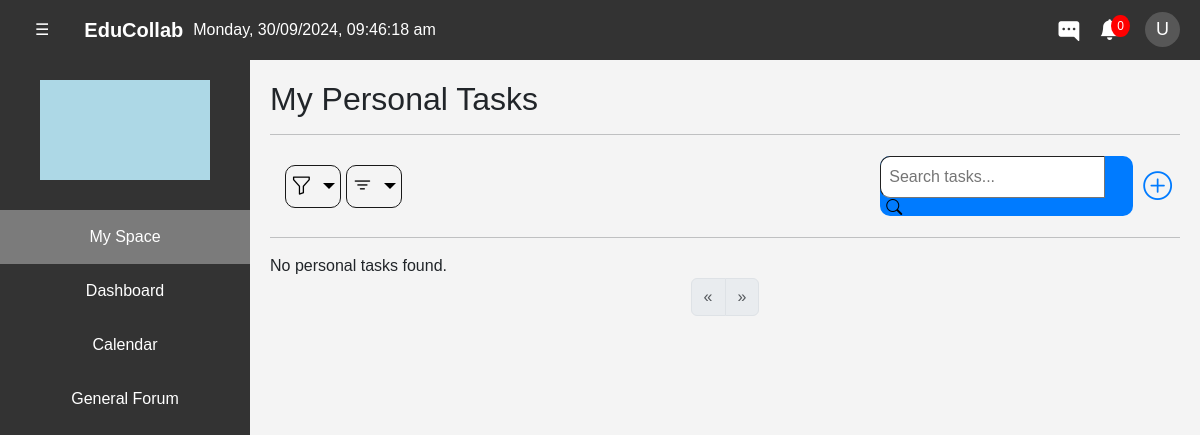
/public/admin/my_space.php (signed in), run on an earlier commit of the app's database.
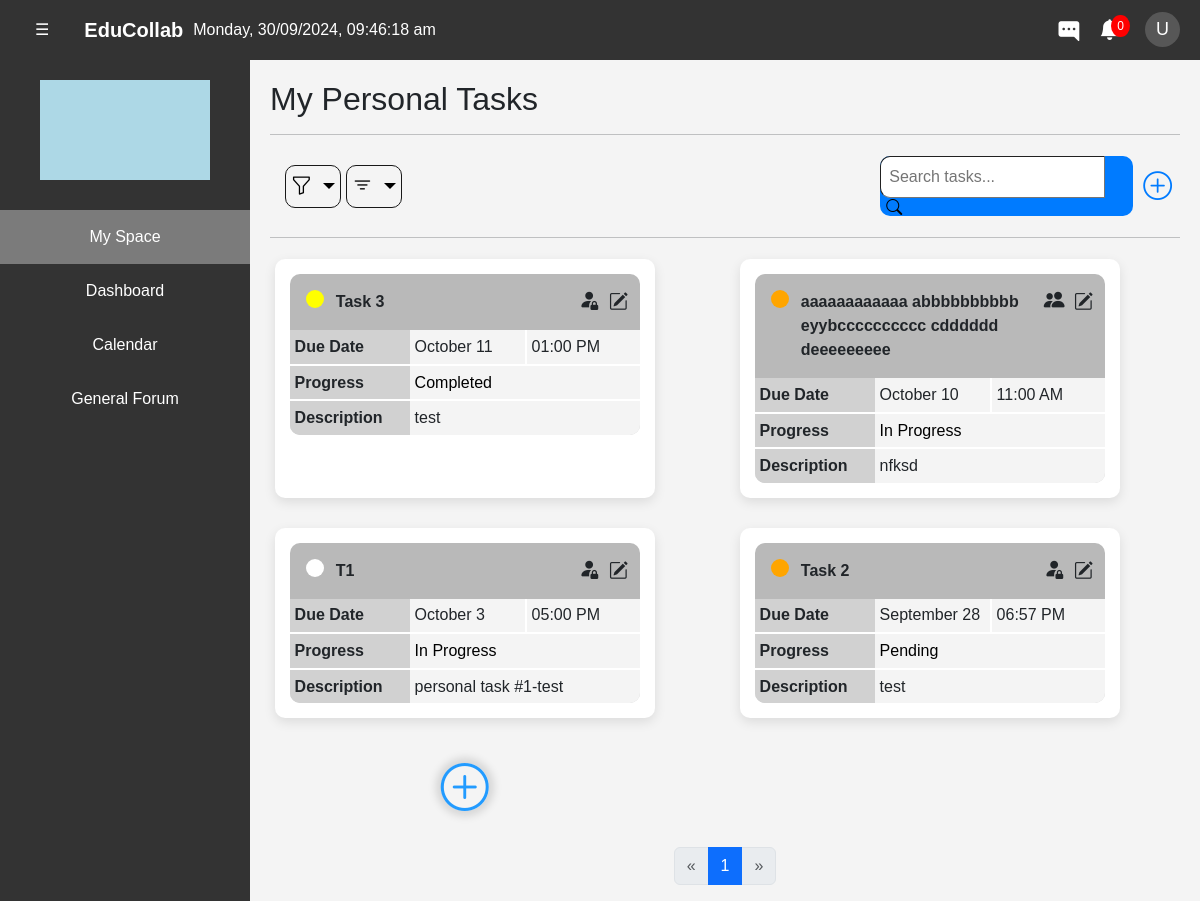
And on a later commit of the database.
### tables this page shows
CREATE TABLE `tasks` (
  `id` int(11) NOT NULL,
  `assignedBy` int(11) NOT NULL,
  `assignedTo` int(11) NOT NULL,
  `title` varchar(255) NOT NULL,
  `description` text DEFAULT NULL,
  `taskType` enum('private','assigned','public') DEFAULT NULL,
  `tag` enum('Normal','Urgent','Important') DEFAULT NULL,
  `grade` varchar(10) DEFAULT NULL,
  `progress` enum('completed','in_progress','pending') DEFAULT 'pending',
  `created_at` timestamp NOT NULL DEFAULT current_timestamp(),
  `due_date` date DEFAULT NULL,
  `due_time` time DEFAULT NULL,
  `completed_at` timestamp NULL DEFAULT NULL,
  `updated_at` timestamp NULL DEFAULT NULL
);

### src/processes/a/fetch_my_tasks.php (called while the page is built, shortened)
<?php
require_once __DIR__ . '/../../config/db_config.php';
require_once __DIR__ . '/../../config/config.php';
function fetch_my_tasks($userId, $order = 'desc', $progress = '', $search = '', $page = 1, $itemsPerPage = 10) {
    global $pdo;
    $offset = ($page - 1) * $itemsPerPage;
    try {
        $query = "
            SELECT t.id, t.title, t.description, t.taskType, t.tag, t.grade, t.progress, t.due_date, t.due_time
            FROM tasks t
            WHERE t.assignedTo = :userId OR (t.assignedBy = :userId AND t.assignedTo = :userId) AND t.progress != 'completed'";
        $query .= " ORDER BY t.due_date " . ($order === 'asc' ? 'ASC' : 'DESC') . " LIMIT :offset, :itemsPerPage";
        $stmt = $pdo->prepare($query);
        $stmt->bindValue(':userId', $userId, PDO::PARAM_INT);
        $stmt->bindValue(':offset', $offset, PDO::PARAM_INT);
        $stmt->bindValue(':itemsPerPage', $itemsPerPage, PDO::PARAM_INT);
        $stmt->execute();
        $tasks = $stmt->fetchAll(PDO::FETCH_ASSOC);
        $countQuery = "
            SELECT COUNT(*) as totalTasks
            FROM tasks t
            WHERE t.assignedBy = :userId AND t.assignedTo = :userId";
        $countStmt = $pdo->prepare($countQuery);
        $countStmt->bindValue(':userId', $userId, PDO::PARAM_INT);
        $countStmt->execute();
        $totalTasks = $countStmt->fetch(PDO::FETCH_ASSOC)['totalTasks'];
        $totalPages = ceil($totalTasks / $itemsPerPage);
        return [
            'tasks' => $tasks,
            'totalPages' => $totalPages
        ];
    } catch (PDOException $e) {
        return ['error' => 'Database error: ' . $e->getMessage()];
    }
}

### src/config/config.php (called while the page is built, shortened)
<?php
function getUrgencyColor($tag) {
    switch ($tag) {
        case 'Urgent':
            return 'yellow';
        case 'Important':
            return 'orange';
        default:
            return 'white';
    }
}
function getTaskType($task_type) {
    switch($task_type) {
        case 'assigned':
            return $task_type_icon = "bi bi-people-fill";
        case 'private':
            return $task_type_icon = "bi bi-person-fill-lock";
    }
}
?>

### public/admin/my_space.php (the view, shortened to what the changed rows need)
<?php
require_once __DIR__ . '/../../src/config/config.php';
require_once __DIR__ . '/../../src/processes/check_upcoming_events.php';
if (!isset($_SESSION['user_id'])) {
    header('Location: /public/login.php');
    exit;
} else {
    $userID = $_SESSION['user_id'];
}
$currentPage = isset($_GET['page']) ? (int)$_GET['page'] : 1;
$itemsPerPage = 10;
$order = isset($_GET['order']) ? $_GET['order'] : 'desc';
$progress = isset($_GET['progress']) ? $_GET['progress'] : '';
$search = isset($_GET['search']) ? $_GET['search'] : '';
require_once __DIR__ . '/../../src/processes/a/fetch_my_tasks.php';
$tasksData = fetch_my_tasks($userID, $order, $progress, $search, $currentPage, $itemsPerPage);
$tasks = $tasksData['tasks'] ?? [];
$totalPages = $tasksData['totalPages'] ?? 1;
?>
<!DOCTYPE html>
<html>
    <head>
        <link rel="stylesheet" href="https://cdn.jsdelivr.net/npm/bootstrap-icons@1.11.3/font/bootstrap-icons.min.css">
        <link href="https://cdnjs.cloudflare.com/ajax/libs/bootstrap/5.3.0/css/bootstrap.min.css" rel="stylesheet">
        <link href="../../src/css/gen.css" rel="stylesheet">
        <link rel="stylesheet" href="../../src/css/tasks.css">
        <link href="../../src/css/action_nav.css" rel="stylesheet">
        <link rel="stylesheet" href="../../src/css/message.css">
    </head>
    <body>
        <?php include '../nav-sidebar-temp.php'?>
            <div class="content" id="content">
                <section class='main-sec' id='sec-one'>
                    <h2>My Personal Tasks</h2>
                </section>
                <div class="task-list-container">
                    <?php if (empty($tasks)): ?>
                        <div>No personal tasks found.</div>
                    <?php else: ?>
                        <div class="task-grid">
                            <?php foreach ($tasks as $task): ?>
                                <div class="task-card">
                                    <div class="r1">
                                        <?php $color = isset($task['tag']) ? getUrgencyColor($task['tag']) : 'gray'; ?>
                                        <?php $task_type = isset($task['taskType']) ? getTaskType($task['taskType']) : '';?>
                                        <div class="urgency-circle" style="background-color: <?= htmlspecialchars($color) ?>" title="<?= htmlspecialchars($task['tag'] ?? '') ?>"></div>
                                        <div class="task-title"><?= htmlspecialchars($task['title'] ?? 'Untitled Task') ?></div>
                                        <div class="task-lock"><i class="<?php echo htmlspecialchars($task_type)?>" title="<?php echo htmlspecialchars($task['taskType'])?>"></i></div>
                                        <div class="edit-button">
                                            <a href="update_my_task.php?id=<?= $task['id'] ?>" title="Edit task"><i class="bi bi-pencil-square"></i></a>
                                        </div>
                                    </div>
                                    <div class="r2">
                                        <div class="task-label">Due Date</div>
                                        <div class="task-due-date" title="Due date"><?= $task['due_date'] ? date('F j', strtotime($task['due_date'])) : 'None' ?></div>
                                        <div class="task-due-time" title="Due time"><?= $task['due_time'] ? date('h:i A', strtotime($task['due_time'])) : 'None' ?></div>
                                    </div>
                                    <div class="r3">
                                        <div class="task-label">Progress</div>
                                        <div class="task-data">
                                            <form action="update_task_progress.php" class="task-upd-f" method="post">
                                                <select class="task-data-select" data-task-id="<?= $task['id'] ?>" >
                                                        <option value="pending" <?= $task['progress'] == 'pending' ? 'selected' : '' ?>>Pending</option>
                                                        <option value="in_progress" <?= $task['progress'] == 'in_progress' ? 'selected' : '' ?>>In Progress</option>
                                                        <option value="completed" <?= $task['progress'] == 'completed' ? 'selected' : '' ?>>Completed</option>
                                                </select>
                                            </form>
                                        </div>
                                    </div>
                                    <div class="r4">
                                        <div class="task-label-r4">Description</div>
                                        <div class="task-data"><?= htmlspecialchars($task['description'] ?? 'None') ?></div>
                                    </div>
                                </div>
                            <?php endforeach; ?>
                            <div class="btn-add-cont">
                                <div class="btn-add-bottom">
                                    <a href="add_task.php?_personal" title="Add new personal task"><i class="bi bi-plus-circle"></i></a>
                                </div>
                            </div>
                        </div>
                    <?php endif; ?>
                </div>
                <section class="main-sec" id="page-nav">
                    <nav aria-label="Task pagination">
                        <ul class="pagination justify-content-center">
                            <?php for ($page = 1; $page <= $totalPages; $page++): ?>
                                <li class="page-item <?= $page == $currentPage ? 'active' : '' ?>">
                                    <a class="page-link" href="?page=<?= $page ?>"><?= $page ?></a>
                                </li>
                            <?php endfor; ?>
                        </ul>
                    </nav>
                </section>
            </div>
        </div>
    </body>
</html>

What changed in the data, as far as the page shows it:
added tasks: title "Task 3", due_date "October 11", due_time "01:00 PM", progress+id "Completed", description "test"
added tasks: title "aaaaaaaaaaaa abbbbbbbbbb eyybcccccccccc cdddddd deeeeeeeee", due_date "October 10", due_time "11:00 AM", progress+id "In Progress", description "nfksd"
added tasks: title "T1", due_date "October 3", due_time "05:00 PM", progress+id "In Progress", description "personal task #1-test"
added tasks: title "Task 2", due_date "September 28", due_time "06:57 PM", progress+id "Pending", description "test"
Also different on the page:
new list line: "1"
text no longer shown: "No personal tasks found."
